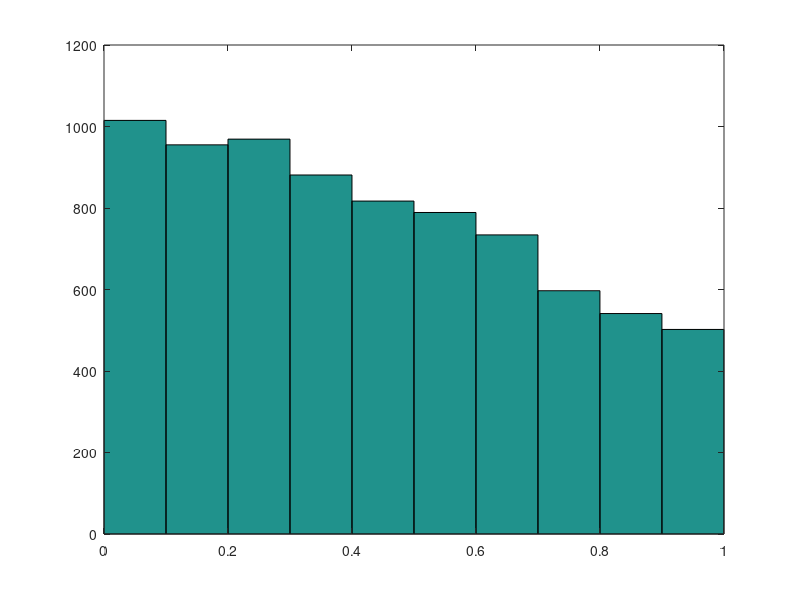

MATLAB code for this plot:
%Sample x according the pdf p(x)=1/(1+x^2), 0<=x<=1
%x=[0:0.1:1]
%y=1./(1+x.^2)
%plot(x,y)


N=10000;
r1=rand(1,N);
r2=rand(1,N);
px=1./(1+r1.^2);
test=r2<px;
x=r1.*test;
x(x==0)=[];
hist(x)



